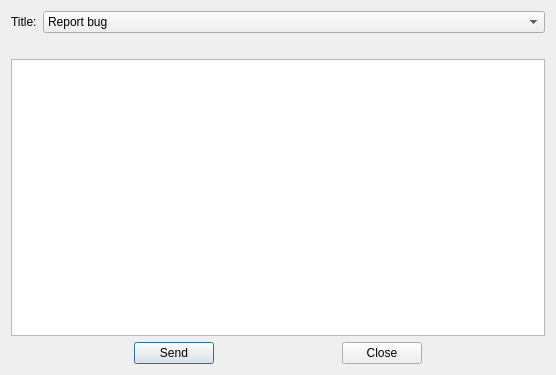
<?xml version="1.0" encoding="UTF-8"?>
<ui version="4.0">
 <class>FeedbackDialog</class>
 <widget class="QDialog" name="FeedbackDialog">
  <property name="geometry">
   <rect>
    <x>0</x>
    <y>0</y>
    <width>556</width>
    <height>375</height>
   </rect>
  </property>
  <property name="windowTitle">
   <string>Dialog</string>
  </property>
  <layout class="QGridLayout" name="gridLayout">
   <item row="0" column="0">
    <layout class="QVBoxLayout" name="verticalLayout">
     <item>
      <layout class="QHBoxLayout" name="horizontalLayout">
       <item>
        <widget class="QLabel" name="labelTitle">
         <property name="sizePolicy">
          <sizepolicy hsizetype="Minimum" vsizetype="Preferred">
           <horstretch>0</horstretch>
           <verstretch>0</verstretch>
          </sizepolicy>
         </property>
         <property name="text">
          <string>Title:</string>
         </property>
        </widget>
       </item>
       <item>
        <widget class="QComboBox" name="titleComboBox">
         <property name="sizePolicy">
          <sizepolicy hsizetype="Preferred" vsizetype="Fixed">
           <horstretch>15</horstretch>
           <verstretch>0</verstretch>
          </sizepolicy>
         </property>
         <item>
          <property name="text">
           <string>Report bug</string>
          </property>
         </item>
         <item>
          <property name="text">
           <string>Feature request</string>
          </property>
         </item>
         <item>
          <property name="text">
           <string>Translation issue</string>
          </property>
         </item>
        </widget>
       </item>
      </layout>
     </item>
     <item>
      <widget class="QLabel" name="sendStatusLabel">
       <property name="text">
        <string/>
       </property>
      </widget>
     </item>
     <item>
      <widget class="QTextEdit" name="feedbackTextEdit"/>
     </item>
     <item>
      <layout class="QHBoxLayout" name="horizontalLayout_2">
       <item>
        <spacer name="horizontalSpacer">
         <property name="orientation">
          <enum>Qt::Horizontal</enum>
         </property>
         <property name="sizeHint" stdset="0">
          <size>
           <width>40</width>
           <height>20</height>
          </size>
         </property>
        </spacer>
       </item>
       <item>
        <widget class="QPushButton" name="sendButton">
         <property name="text">
          <string>Send</string>
         </property>
        </widget>
       </item>
       <item>
        <spacer name="horizontalSpacer_2">
         <property name="orientation">
          <enum>Qt::Horizontal</enum>
         </property>
         <property name="sizeHint" stdset="0">
          <size>
           <width>40</width>
           <height>20</height>
          </size>
         </property>
        </spacer>
       </item>
       <item>
        <widget class="QPushButton" name="closeButton">
         <property name="text">
          <string>Close</string>
         </property>
        </widget>
       </item>
       <item>
        <spacer name="horizontalSpacer_3">
         <property name="orientation">
          <enum>Qt::Horizontal</enum>
         </property>
         <property name="sizeHint" stdset="0">
          <size>
           <width>40</width>
           <height>20</height>
          </size>
         </property>
        </spacer>
       </item>
      </layout>
     </item>
    </layout>
   </item>
  </layout>
 </widget>
 <resources/>
 <connections/>
</ui>
